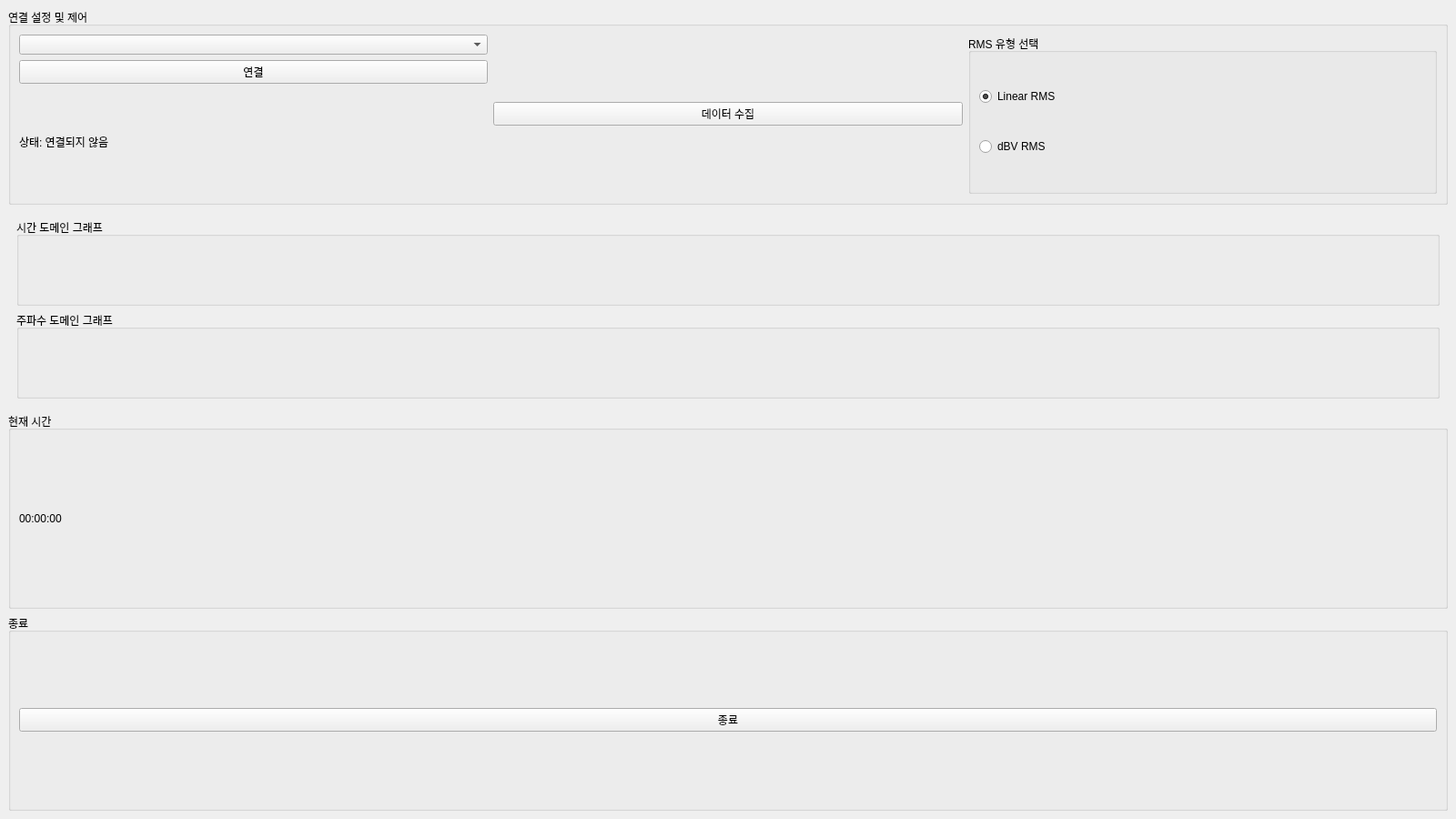
<?xml version="1.0" encoding="UTF-8"?>
<ui version="4.0">
 <class>OscilloscopeGUI</class>
 <widget class="QMainWindow" name="OscilloscopeGUI">
  <property name="geometry">
   <rect>
    <x>100</x>
    <y>100</y>
    <width>1600</width>
    <height>900</height>
   </rect>
  </property>
  <property name="windowTitle">
   <string>PyOscilloscope</string>
  </property>
  <widget class="QWidget" name="centralwidget">
   <layout class="QVBoxLayout" name="verticalLayout">

    <!-- 연결 및 설정 패널 -->
    <item>
     <widget class="QGroupBox" name="settingsGroup">
      <property name="title">
       <string>연결 설정 및 제어</string>
      </property>
      <layout class="QHBoxLayout" name="horizontalLayout_settings">

       <!-- 연결 설정 그룹 -->
       <item>
        <layout class="QVBoxLayout" name="verticalLayout_connection">
         <item>
          <widget class="QComboBox" name="visaAddressCombo">
           <property name="placeholderText">
            <string>VISA 주소 선택</string>
           </property>
          </widget>
         </item>
         <item>
          <widget class="QPushButton" name="connectButton">
           <property name="text">
            <string>연결</string>
           </property>
          </widget>
         </item>
         <item>
          <widget class="QLabel" name="statusLabel">
           <property name="text">
            <string>상태: 연결되지 않음</string>
           </property>
          </widget>
         </item>
        </layout>
       </item>

       <!-- 데이터 수집 및 처리 그룹 -->
       <item>
        <layout class="QVBoxLayout" name="verticalLayout_acquisition">
         <item>
          <widget class="QPushButton" name="acquireButton">
           <property name="text">
            <string>데이터 수집</string>
           </property>
          </widget>
         </item>
        </layout>
       </item>
       <item>
        <widget class="QGroupBox" name="rmsSelectionGroup">
         <property name="title">
          <string>RMS 유형 선택</string>
         </property>
         <layout class="QVBoxLayout" name="verticalLayout_rmsSelection">
          <item>
           <widget class="QRadioButton" name="linearRMSRadio">
            <property name="text">
             <string>Linear RMS</string>
            </property>
            <property name="checked">
             <bool>true</bool>
            </property>
           </widget>
          </item>
          <item>
           <widget class="QRadioButton" name="dBVRadio">
            <property name="text">
             <string>dBV RMS</string>
            </property>
           </widget>
          </item>
         </layout>
        </widget>
       </item>
      </layout>
     </widget>
    </item>

    <!-- 그래프 영역 -->
    <item>
     <widget class="QWidget" name="graphWidget">
      <layout class="QVBoxLayout" name="verticalLayout_graphs">

       <!-- 시간 도메인 그래프 -->
       <item>
        <widget class="QGroupBox" name="timeDomainGroup">
         <property name="title">
          <string>시간 도메인 그래프</string>
         </property>
         <layout class="QVBoxLayout" name="verticalLayout_timeDomain">
          <item>
           <widget class="QWidget" name="timeDomainPlot" native="true">
           </widget>
          </item>
         </layout>
        </widget>
       </item>

       <!-- 주파수 도메인 그래프 -->
       <item>
        <widget class="QGroupBox" name="frequencyDomainGroup">
         <property name="title">
          <string>주파수 도메인 그래프</string>
         </property>
         <layout class="QVBoxLayout" name="verticalLayout_frequencyDomain">
          <item>
           <widget class="QWidget" name="frequencyDomainPlot" native="true">
           </widget>
          </item>
         </layout>
        </widget>
       </item>

      </layout>
     </widget>
    </item>


    <!-- 현재 시간 그룹박스 -->
    <item>
     <widget class="QGroupBox" name="timeDisplayGroup">
      <property name="title">
       <string>현재 시간</string>
      </property>
      <layout class="QVBoxLayout" name="verticalLayout_timeDisplay">
       <item>
        <widget class="QLabel" name="currentTimeLabel">
         <property name="text">
          <string>00:00:00</string>
         </property>
        </widget>
       </item>
      </layout>
     </widget>
    </item>

    <!-- 종료 버튼 그룹박스 -->
    <item>
     <widget class="QGroupBox" name="controlGroup">
      <property name="title">
       <string>종료</string>
      </property>
      <layout class="QVBoxLayout" name="verticalLayout_control">
       <item>
        <widget class="QPushButton" name="quitButton">
         <property name="text">
          <string>종료</string>
         </property>
        </widget>
       </item>
      </layout>
     </widget>
    </item>

   </layout>
  </widget>
 </widget>
</ui>
